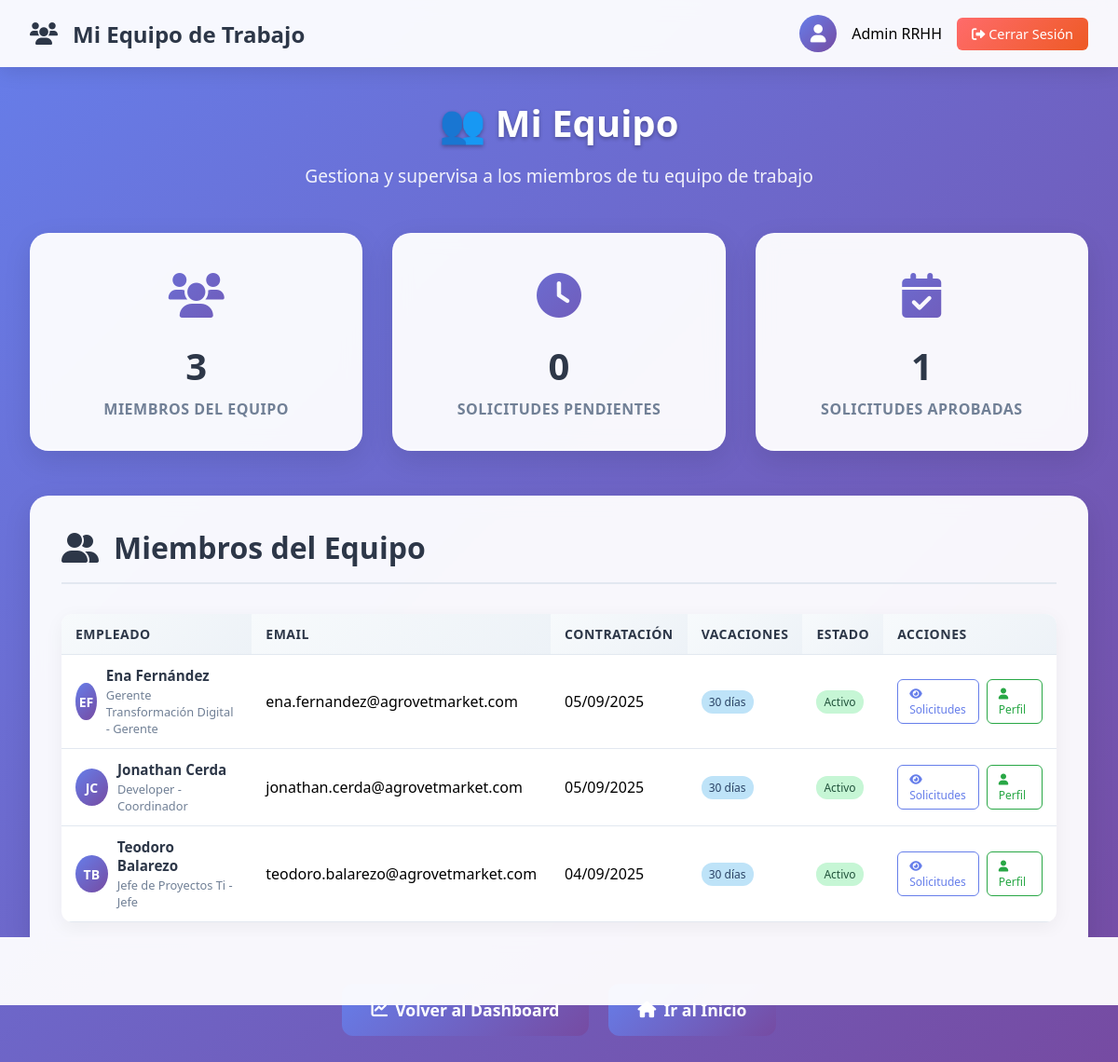
The app's page /manager/equipo/ (signed in) with its own data.
### empleados/models.py (models this page shows, shortened)
class Empleado(models.Model):
    JERARQUIA_CHOICES = [
        ('director', 'Director'),
        ('gerente', 'Gerente'),
        ('sub_gerente', 'Sub Gerente'),
        ('jefe', 'Jefe'),
        ('supervisor', 'Supervisor'),
        ('coordinador', 'Coordinador'),
        ('asistente', 'Asistente'),
        ('auxiliar', 'Auxiliar'),
    ]
    GERENCIA_CHOICES = [
        ('gerencia_comercial_local', 'Gerencia Comercial Local'),
        ('gerencia_comercial_internacional', 'Gerencia Comercial Internacional'),
        ('gerencia_desarrollo_organizacional', 'Gerencia de Desarrollo Organizacional'),
        ('gerencia_administracion_finanzas', 'Gerencia Administración y Finanzas'),
    ]
    user = models.OneToOneField(User, on_delete=models.CASCADE, related_name='empleado', null=True)
    nombre = models.CharField(max_length=100)
    apellido = models.CharField(max_length=100)
    dni = models.CharField(
        max_length=8,
        unique=True,
        validators=[validar_dni],
        help_text='Documento Nacional de Identidad (8 dígitos)',
        verbose_name='DNI'
    )
    email = models.EmailField(unique=True)
    puesto = models.CharField(max_length=100)
    fecha_contratacion = models.DateField()
    dias_vacaciones_disponibles = models.IntegerField(default=20, help_text='Días laborables de vacaciones por período')
    dias_vacaciones_calendario = models.IntegerField(
        default=42,
        help_text='Días calendario equivalentes (laborables + fines de semana estimados)'
    )
    dias_calendario_tomados_año = models.IntegerField(
        default=0,
        help_text='Días calendario ya tomados en el año actual'
    )
    fines_semana_incluidos_año = models.IntegerField(
        default=0,
        help_text='Cantidad de fines de semana incluidos en vacaciones del año'
    )
    manager = models.ForeignKey(
        'self', on_delete=models.SET_NULL, null=True, blank=True, related_name='equipo'
    )
    es_rrhh = models.BooleanField(
        default=False,
        help_text='Indica si este empleado es parte del departamento de RRHH'
    )
    area = models.CharField(
        max_length=100,
        null=True,
        blank=True,
        help_text='Área o departamento del empleado'
    )
    gerencia = models.CharField(
        max_length=50,
        choices=GERENCIA_CHOICES,
        null=True,
        blank=True,
        help_text='Gerencia a la que pertenece el empleado'
    )
    jerarquia = models.CharField(
        max_length=20,
        choices=JERARQUIA_CHOICES,
        default='auxiliar',
        help_text='Nivel jerárquico del empleado en la organización'
    )
    foto_perfil = models.FileField(
        upload_to='fotos_perfil/',
        null=True,
        blank=True,
        help_text='Foto de perfil del empleado'
    )
    @property
    def es_manager(self):
        return self.equipo.exists()
    @property
    def puede_gestionar_equipo(self):
        jerarquias_gestoras = ['director', 'gerente', 'sub_gerente', 'jefe']
        return self.es_manager or self.jerarquia in jerarquias_gestoras or self.es_rrhh

### empleados/views.py (the view)
# urls.py: path('manager/equipo/', views.equipo_manager, name='equipo_manager'),
@login_required
def equipo_manager(request):
    try:
        empleado = Empleado.objects.get(email=request.user.email)
        if not empleado.puede_gestionar_equipo:
            messages.error(request, 'No tienes permisos para gestionar equipos.')
            return redirect('inicio_empleado')
        equipo = empleado.equipo.all().order_by('nombre')
        total_empleados = equipo.count()
        solicitudes_pendientes = 0
        solicitudes_aprobadas = 0
        solicitudes_rechazadas = 0
        for miembro in equipo:
            solicitudes = SolicitudVacaciones.objects.filter(empleado=miembro)
            solicitudes_pendientes += solicitudes.filter(estado='pendiente').count()
            solicitudes_aprobadas += solicitudes.filter(estado='aprobado').count()
            solicitudes_rechazadas += solicitudes.filter(estado='rechazado').count()
        contexto = {
            'empleado': empleado,
            'equipo': equipo,
            'total_empleados': total_empleados,
            'solicitudes_pendientes': solicitudes_pendientes,
            'solicitudes_aprobadas': solicitudes_aprobadas,
            'solicitudes_rechazadas': solicitudes_rechazadas,
            'user': request.user
        }
    except Empleado.DoesNotExist:
        messages.error(request, 'No tienes un perfil de empleado asociado.')
        return redirect('login_empleado')
    return render(request, 'empleados/equipo_manager.html', contexto)

### empleados/templates/empleados/equipo_manager.html (shortened to what this page needs)
<!DOCTYPE html>
<html lang="es">
<head>
    <link href="https://cdnjs.cloudflare.com/ajax/libs/font-awesome/6.0.0/css/all.min.css" rel="stylesheet">
</head>
<body>
    <div class="header">
        <div class="header-content">
            <div class="header-title">
                <i class="fas fa-users"></i>
                Mi Equipo de Trabajo
            </div>
            <div class="user-info">
                <div class="user-avatar">
                    <i class="fas fa-user"></i>
                </div>
                <span>{{ empleado.nombre }} {{ empleado.apellido }}</span>
                <a href="{% url 'logout_empleado' %}" class="logout-btn">
                    <i class="fas fa-sign-out-alt"></i> Cerrar Sesión
                </a>
            </div>
        </div>
    </div>
    <div class="container">
        <div class="welcome-section">
            <h1 class="welcome-title">👥 Mi Equipo</h1>
            <p class="welcome-subtitle">Gestiona y supervisa a los miembros de tu equipo de trabajo</p>
        </div>
        <div class="stats-grid">
            <div class="stat-card">
                <div class="stat-icon">
                    <i class="fas fa-users"></i>
                </div>
                <div class="stat-number">{{ total_empleados }}</div>
                <div class="stat-label">Miembros del Equipo</div>
            </div>
            <div class="stat-card">
                <div class="stat-icon">
                    <i class="fas fa-clock"></i>
                </div>
                <div class="stat-number">{{ solicitudes_pendientes }}</div>
                <div class="stat-label">Solicitudes Pendientes</div>
            </div>
            <div class="stat-card">
                <div class="stat-icon">
                    <i class="fas fa-calendar-check"></i>
                </div>
                <div class="stat-number">{{ solicitudes_aprobadas }}</div>
                <div class="stat-label">Solicitudes Aprobadas</div>
            </div>
        </div>
        <div class="team-section">
            <h2 class="section-title">
                <i class="fas fa-user-friends"></i>
                Miembros del Equipo
            </h2>
            {% if equipo %}
                <table class="team-table">
                    <thead>
                        <tr>
                            <th>Empleado</th>
                            <th>Email</th>
                            <th>Contratación</th>
                            <th>Vacaciones</th>
                            <th>Estado</th>
                            <th>Acciones</th>
                        </tr>
                    </thead>
                    <tbody>
                        {% for miembro in equipo %}
                        <tr>
                            <td data-label="Empleado">
                                <div class="employee-info">
                                    <div class="employee-avatar">
                                        {{ miembro.nombre|first }}{{ miembro.apellido|first }}
                                    </div>
                                    <div class="employee-details">
                                        <div class="employee-name">{{ miembro.nombre }} {{ miembro.apellido }}</div>
                                        <div class="employee-position">{{ miembro.puesto }} - {{ miembro.get_jerarquia_display }}</div>
                                    </div>
                                </div>
                            </td>
                            <td data-label="Email">{{ miembro.email }}</td>
                            <td data-label="Contratación">{{ miembro.fecha_contratacion|date:"d/m/Y" }}</td>
                            <td data-label="Vacaciones">
                                <span class="status-badge badge-info">
                                    {{ miembro.dias_vacaciones_disponibles }} días
                                </span>
                            </td>
                            <td data-label="Estado">
                                {% if miembro.user.is_active %}
                                    <span class="status-badge badge-success">Activo</span>
                                {% else %}
                                    <span class="status-badge badge-warning">Inactivo</span>
                                {% endif %}
                            </td>
                            <td data-label="Acciones">
                                <div class="action-buttons">
                                    <a href="{% url 'ver_solicitudes_empleado' miembro.id %}" class="btn-sm btn-outline-primary">
                                        <i class="fas fa-eye"></i> Solicitudes
                                    </a>
                                    <a href="{% url 'ver_perfil_empleado' miembro.id %}" class="btn-sm btn-outline-success">
                                        <i class="fas fa-user"></i> Perfil
                                    </a>
                                </div>
                            </td>
                        </tr>
                        {% endfor %}
                    </tbody>
                </table>
            {% else %}
                <div class="empty-state">
                    <i class="fas fa-users"></i>
                    <h3>No tienes equipo asignado</h3>
                    <p>Actualmente no hay miembros en tu equipo de trabajo.</p>
                </div>
            {% endif %}
        </div>
        <div class="back-actions">
            <a href="{% url 'manager_dashboard' %}" class="action-btn">
                <i class="fas fa-chart-line"></i>
                Volver al Dashboard
            </a>
            <a href="{% url 'inicio_empleado' %}" class="action-btn">
                <i class="fas fa-home"></i>
                Ir al Inicio
            </a>
        </div>
    </div>
</body>
</html>

### records on screen
Empleado: nombre "Admin", apellido "RRHH"
Empleado: nombre|first "E", apellido|first "F", nombre "Ena", apellido "Fernández", puesto "Gerente Transformación Digital", jerarquia "Gerente", email "ena.fernandez@agrovetmarket.com", fecha_contratacion "05/09/2025", dias_vacaciones_disponibles "30", shows "Activo"
Empleado: nombre|first "J", apellido|first "C", nombre "Jonathan", apellido "Cerda", puesto "Developer", jerarquia "Coordinador", email "jonathan.cerda@agrovetmarket.com", fecha_contratacion "05/09/2025", dias_vacaciones_disponibles "30", shows "Activo"
Empleado: nombre|first "T", apellido|first "B", nombre "Teodoro", apellido "Balarezo", puesto "Jefe de Proyectos Ti", jerarquia "Jefe", email "teodoro.balarezo@agrovetmarket.com", fecha_contratacion "04/09/2025", dias_vacaciones_disponibles "30", shows "Activo"

### other values on screen
{{ total_empleados }} "3"
{{ solicitudes_pendientes }} "0"
{{ solicitudes_aprobadas }} "1"
